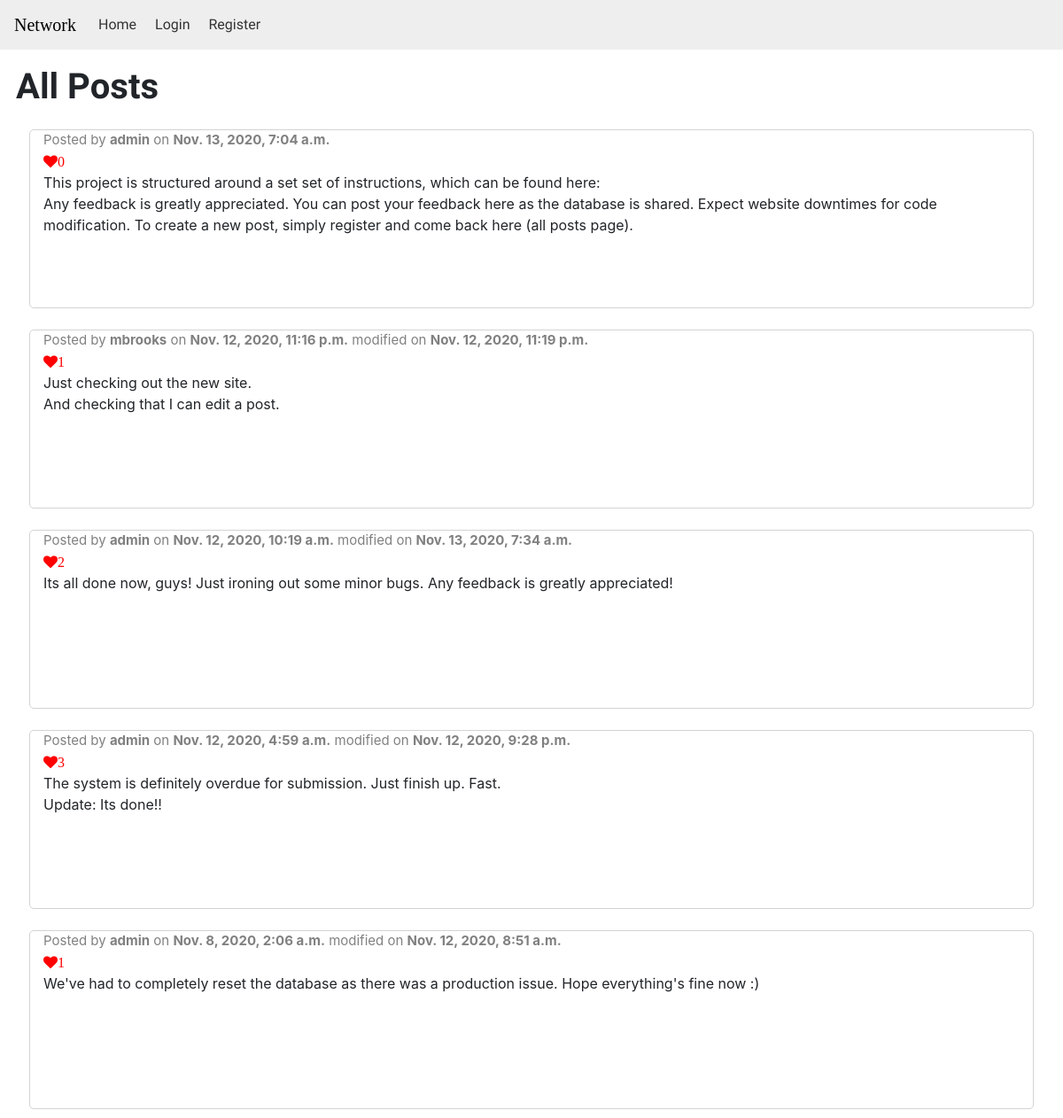
The app's page /, older data.
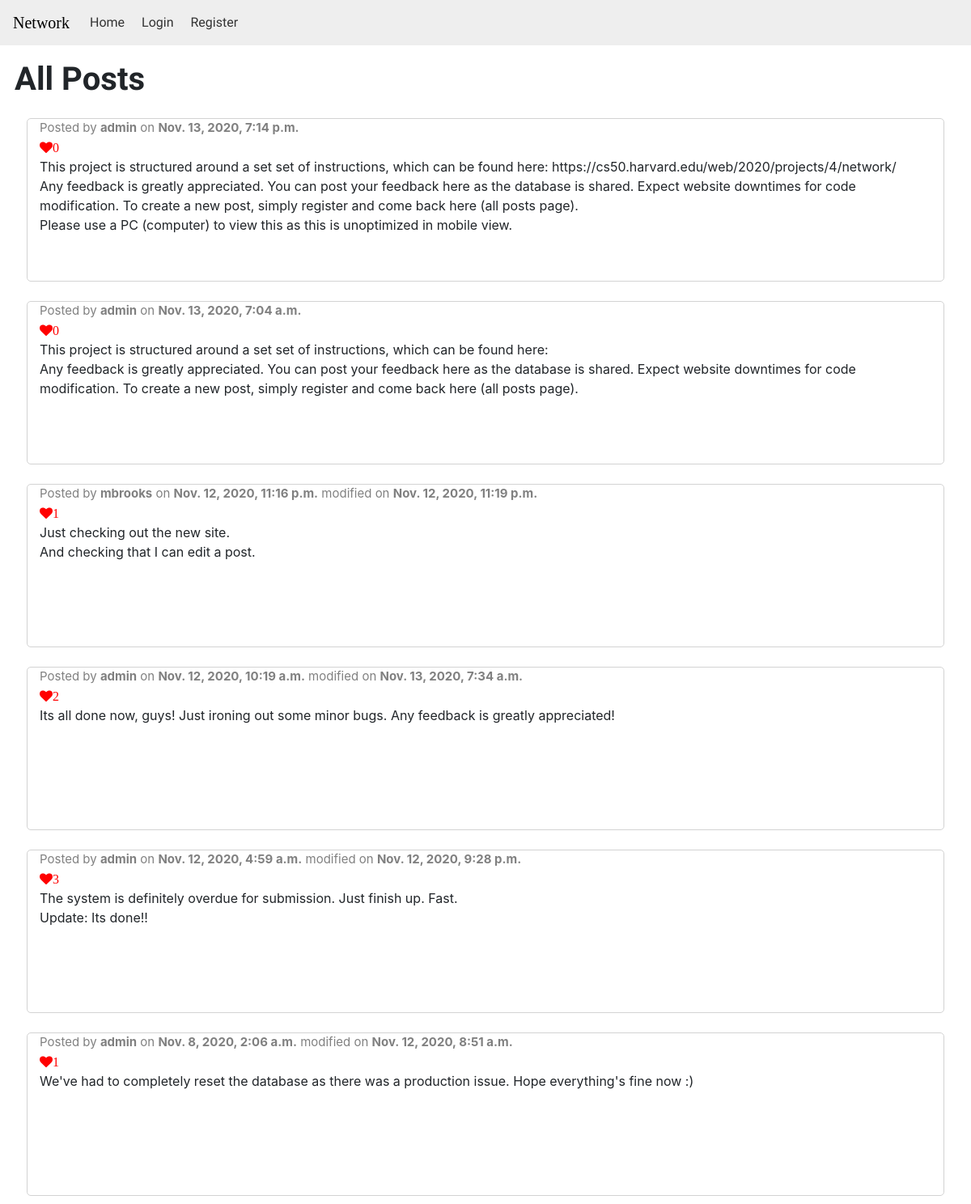
The same page, newer data.
### network/models.py (models this page shows)
class Posts(models.Model):
    user = models.ForeignKey(User, on_delete=models.CASCADE)
    content = models.TextField()
    likes = models.IntegerField(default=0)
    timestamp = models.DateTimeField(auto_now_add=True, editable=False)
    modified = models.DateTimeField(default=None, null=True)
    class Meta:
        ordering = ['-id']
        verbose_name_plural = 'Posts'

class User(AbstractUser):
    pass

### network/views.py (the view)
# urls.py: path('', views.index, name='index'),
def index(request):
    allPosts = Posts.objects.all()
    paginator = Paginator(allPosts, 10)
    pageNum = request.GET.get('page')
    posts = paginator.get_page(pageNum)
    return render(request, 'network/index.html', {
        'posts': posts
    })

### network/templates/network/index.html (shortened to what this page needs)
{% extends "network/layout.html" %}
{% block body %}
    <h1>All Posts</h1>
    {% for post in posts %}
        <div class="container-fluid mt-4">
            <div class="general-row" style="overflow: hidden; min-height:200px;">
                <div class="col" style="overflow: hidden; min-height:200px;">
                    {% if post.modified %}
                        <p class="username">Posted by <a class="username" href="{% url 'profile' post.user.username %}"><strong>{{ post.user.username }}</strong></a> on <strong>{{ post.timestamp }}</strong> modified on <strong>{{ post.modified }}</strong></p>
                    {% else %}
                        <p class="username">Posted by <a class="username" href="{% url 'profile' post.user.username %}"><strong>{{ post.user.username }}</strong></a> on <strong>{{ post.timestamp }}</strong></p>
                    {% endif %}
                    <div class="links ">
                        {% if user.is_authenticated %}
                            <button data-id="{{ post.id }}" class="btn btn-default like-button shadow-none fa fa-heart" style="color: red;">{{ post.likes }}</button>
                        {% else %}
                            <span class="shadow-none fa fa-heart" style="color: red;">{{ post.likes }}</span>
                        {% endif %}
                    </div>
                    <div class="post-body mb-3" style="white-space: pre-wrap;">{{ post.content }}</div>
                </div>
            </div>
        </div>
    {% empty %}
        <h2 class="pl-3">No posts currently on site.</h2>
    {% endfor %}
{% endblock body %}

Row changes from the older to the newer data that the page shows:
added Posts: user.username "admin", timestamp "Nov. 13, 2020, 7:14 p.m.", likes "0", content "This project is structured around a set set of instructions, which can be found here: https://cs50.harvard.edu/web/2020/projects/4/network/ Any feedback is greatly appreciated. You can post your feedback here as the database is shared. Expect website downtimes for code modification. To create a new post, simply register and come back here (all posts page). Please use a PC (computer) to view this as this is unoptimized in mobile view."
